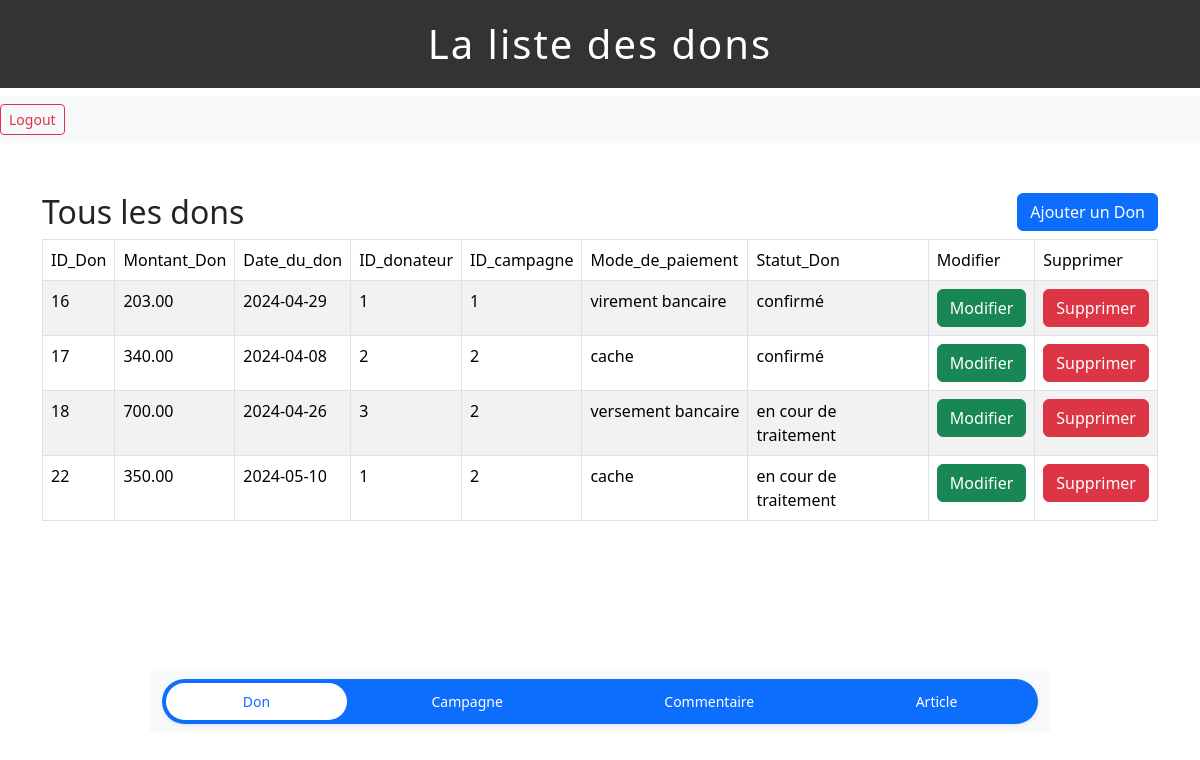
The page /don.php (signed in) on the database its author committed.
### tables this page shows
CREATE TABLE `don` (
  `ID_Don` bigint(20) NOT NULL,
  `Montant_Don` decimal(10,2) DEFAULT NULL,
  `Date_du_don` date DEFAULT NULL,
  `ID_donateur` bigint(20) DEFAULT NULL,
  `ID_campagne` bigint(20) DEFAULT NULL,
  `Mode_de_paiement` varchar(100) DEFAULT NULL,
  `Statut_Don` varchar(100) DEFAULT NULL
);

### don.php (the view, shortened to what this page needs)
<?php
$user_type = $_SESSION['user_type'];
include("header.php");
include("connection.php");
?>
<div class="box1">
    <h2>Tous les dons</h2>
    <button type="button" class="btn btn-primary" data-bs-toggle="modal" data-bs-target="#exampleModal">Ajouter un Don</button>
</div>
<table class="table table-hover table-bordered table-striped">
    <thead>
        <tr>
            <td>ID_Don</td>
            <td>Montant_Don</td>
            <td>Date_du_don</td>
            <?php if ($user_type == 'Organisation') : ?>
            <td>ID_donateur</td>
            <?php endif; ?>
            <td>ID_campagne</td>
            <td>Mode_de_paiement</td>
            <td>Statut_Don</td>
            <?php if ($user_type == 'Organisation') : ?>
                <td>Modifier</td>
                <td>Supprimer</td>
            <?php endif; ?>
        </tr>
    </thead>
    <tbody>
    <?php
    $sql = "SELECT * FROM don";
    $query = $conn->prepare($sql);
    $query->execute();
    $result = $query->fetchAll(PDO::FETCH_ASSOC);
    foreach ($result as $row) {
        echo "<tr>";
        echo "<td>" . $row['ID_Don'] . "</td>";
        echo "<td>" . $row['Montant_Don'] . "</td>";
        echo "<td>" . $row['Date_du_don'] . "</td>";
        if ($user_type == 'Organisation') {
        echo "<td>" . $row['ID_donateur'] . "</td>";
        }
        echo "<td>" . $row['ID_campagne'] . "</td>";
        echo "<td>" . $row['Mode_de_paiement'] . "</td>";
        echo "<td>" . $row['Statut_Don'] . "</td>";
        if ($user_type == 'Organisation') {
            echo "<td><a href='update_don.php?id=" . $row["ID_Don"] . "' class='btn btn-success'>Modifier</a></td>";
            echo "<td><a href='delete_don.php?id=" . $row["ID_Don"] . "' onclick='return confirmDelete();' class='btn btn-danger'>Supprimer</a></td>";
        }
        echo "</tr>";
    }
    ?>
    </tbody>
</table>
<?php
include("footer.php");
?>

### header.php (shortened to what this page needs)
<!DOCTYPE html>
<html lang="en">
<head>
    <link href="https://cdn.jsdelivr.net/npm/bootstrap@5.3.3/dist/css/bootstrap.min.css" rel="stylesheet">
    <link rel="stylesheet" href="style.css">
</head>
<body>
    <h1 id="main_title">La liste des dons</h1>
        <nav class="navbar navbar-light bg-light">
        <form action="logout.php" method="post" class="form-inline" style="text-align: center;">
            <input class="btn btn-sm btn-outline-danger" type="submit" name="logout" value="Logout">
        </form>
        </nav>
    <div class="container">

### footer.php (shortened to what this page needs)
    </div>
</body>
</html>
<footer>
<nav class="row align-items-center navbar navbar-light bg-light" style="margin: 150px;">
        <div class="side-bar">
            <?php
                $activePage = basename($_SERVER['PHP_SELF'], ".php");
            ?>
            <ul class="nav nav-pills nav-fill gap-2 p-1 small bg-primary rounded-5 shadow-sm" id="pillNav2" role="tablist" style="--bs-nav-link-color: var(--bs-white); --bs-nav-pills-link-active-color: var(--bs-primary); --bs-nav-pills-link-active-bg: var(--bs-white);">
                <li class="nav-item" role="presentation">
                    <a href="don.php" class="nav-link rounded-5 <?php echo ($activePage == 'don') ? 'active' : ''; ?>">Don</a>
                </li>
                <li class="nav-item" role="presentation">
                    <a href="campagne_de_collecte.php" class="nav-link rounded-5 <?php echo ($activePage == 'campagne') ? 'active' : ''; ?>">Campagne</a>
                </li>
                <li class="nav-item" role="presentation">
                    <a href="commentaire.php" class="nav-link rounded-5 <?php echo ($activePage == 'commentaire') ? 'active' : ''; ?>">Commentaire</a>
                </li>
                <li class="nav-item" role="presentation">
                    <a href="article.php" class="nav-link rounded-5 <?php echo ($activePage == 'article') ? 'active' : ''; ?>">Article</a>
                </li>
            </ul>
        </div>
    </nav>
</footer>

### style.css (style rules this page uses)
#main_title { text-align: center; background-color: #333; color: #fff; padding: 20px; letter-spacing: 2px; font-weight: 500; }
.box1 h2 { float: left; }
.box1 button { float: right; }
.container { margin-top: 50px; }

### rows shown on the page
don: ID_Don "16", Montant_Don "203.00", Date_du_don "2024-04-29", ID_donateur "1", ID_campagne "1", Mode_de_paiement "virement bancaire", Statut_Don "confirmé"
don: ID_Don "17", Montant_Don "340.00", Date_du_don "2024-04-08", ID_donateur "2", ID_campagne "2", Mode_de_paiement "cache", Statut_Don "confirmé"
don: ID_Don "18", Montant_Don "700.00", Date_du_don "2024-04-26", ID_donateur "3", ID_campagne "2", Mode_de_paiement "versement bancaire", Statut_Don "en cour de traitement"
don: ID_Don "22", Montant_Don "350.00", Date_du_don "2024-05-10", ID_donateur "1", ID_campagne "2", Mode_de_paiement "cache", Statut_Don "en cour de traitement"
